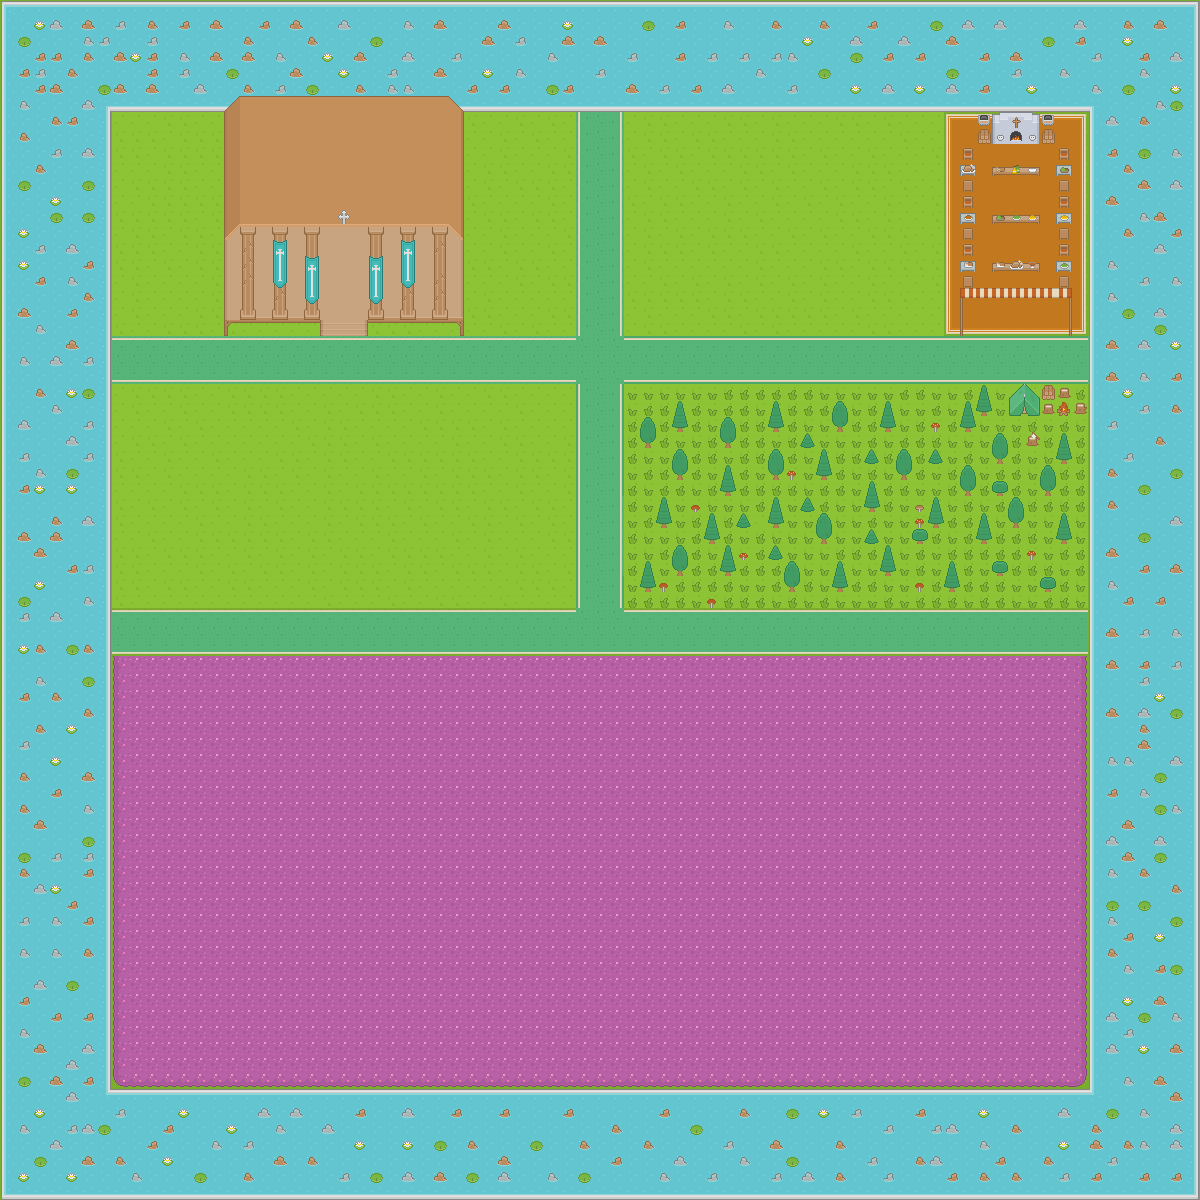

Rendered tile map (Tiled .tmx) drawn with the repository's tilesets; below, a short description and the map source with its tile grids summarised:
An orthogonal 75x75 tile map with 16x16 px tiles, 7 tile layers (Grass, Pond & Grass Decoration, Above Grass Decoration, Stuff, ...).

<map version="1.0" tiledversion="1.0.3" orientation="orthogonal" renderorder="left-down" width="75" height="75" tilewidth="16" tileheight="16" nextobjectid="1">
 <properties>
  <property name="unity:scale" type="float" value="0.0625" />
 </properties>
 <tileset firstgid="1" source="Tileset.tsx" />
 <layer name="Grass" width="75" height="75">
  <data>[5625 cells, 5625 non-empty, 2 distinct tile ids]</data>
 </layer>
 <layer name="Pond &amp; Grass Decoration" width="75" height="75">
  <data>[5625 cells, 5584 non-empty, 38 distinct tile ids]</data>
 </layer>
 <layer name="Above Grass Decoration" width="75" height="75">
  <data>[5625 cells, 271 non-empty, 22 distinct tile ids]</data>
 </layer>
 <layer name="Stuff" width="75" height="75">
  <data>[5625 cells, 1196 non-empty, 63 distinct tile ids]</data>
 </layer>
 <layer name="Pillars" width="75" height="75">
  <data>[5625 cells, 36 non-empty, 4 distinct tile ids]</data>
 </layer>
 <layer name="Roof" width="75" height="75">
  <data>[5625 cells, 135 non-empty, 9 distinct tile ids]</data>
 </layer>
 <layer name="Decoration " width="75" height="75">
  <data>[5625 cells, 13 non-empty, 4 distinct tile ids]</data>
 </layer>
</map>
